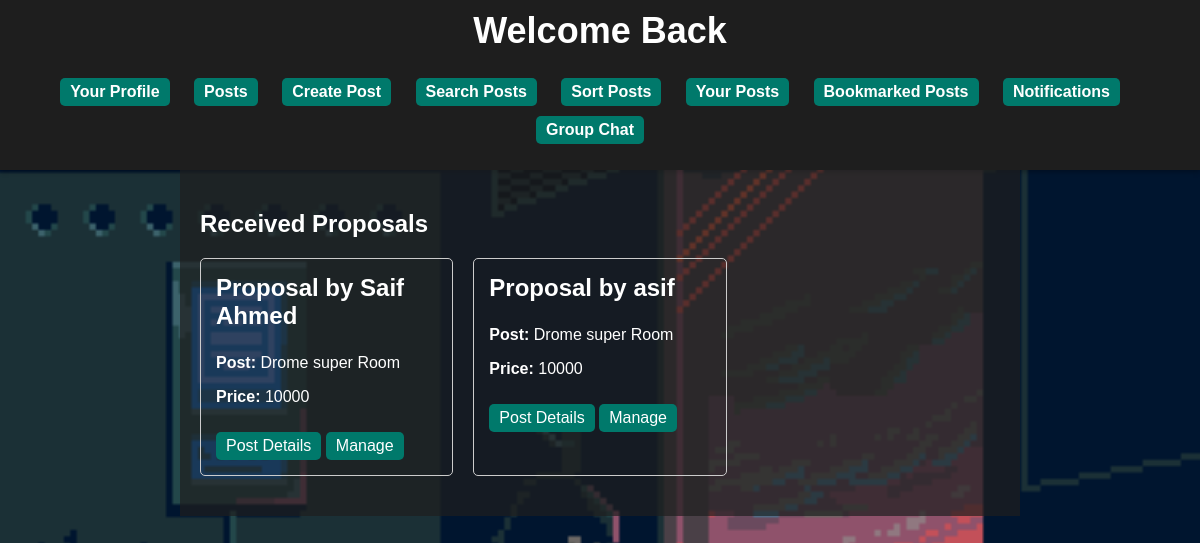
The page /users/teertho/posts/notifications (signed in) on the database its author committed.
### users/models.py (models this page shows)
class Notification(models.Model):
    post = models.ForeignKey(DormRoom, on_delete=models.CASCADE)
    user = models.ForeignKey(Register, on_delete=models.CASCADE)

class Register(models.Model):
    username=models.CharField(max_length=30)
    email=models.EmailField()
    password=models.CharField(max_length=100)
    nid=models.IntegerField()

class DormRoom(models.Model):
    title = models.CharField(max_length=255)
    content = models.TextField()
    popularity = models.IntegerField(default=0)
    type = models.CharField(max_length=50)
    price = models.CharField(max_length=20)
    link = models.URLField(max_length=200, null=True)
    posted_by = models.ForeignKey(Register, on_delete=models.CASCADE, related_name='posted')
    comments = models.ManyToManyField(Comment, blank=True)
    bookmarked_by = models.ManyToManyField(Register, blank=True, related_name='bookmarked')

### users/views.py (the view)
# urls.py: path('<str:username>/posts/notifications', views.notifications, name='notifications'),
def notifications(request, username):
    viewer_username = request.session.get('username')
    viewer = get_object_or_404(Register, username=viewer_username)
    notifications = Notification.objects.filter(post__posted_by=viewer)
    return render(request, 'notifications.html', {'dorm_rooms' : notifications, 'username' : username})

### users/templates/notifications.html (shortened to what this page needs)
{% extends "profile_base.html" %}
{% block content %}
<body style="background-image: url('/static/bg9.gif'); background-size: cover;">
    <h2>Received Proposals</h2>
    <div class="room-grid">
        {% for room in dorm_rooms %}
            <div class="room-card">
                <h3>Proposal by {{room.user.username}}</h3>
                <p><strong>Post:</strong> {{ room.post.title }}</p>
                <p><strong>Price:</strong> {{ room.post.price }}</p>
                <a href="{{room.post.link}}" target="_blank">Post Details</a>
                <a href="#">Manage</a>
            </div>
        {% endfor %}
    </div>
</body>
{% endblock %}

### users/static/style.css (style rules this page uses)
body { font-family: Arial, sans-serif; margin: 0; padding: 0; background: #1E1E1E; color: #fff; }
.room-grid { display: grid; grid-template-columns: repeat(3, 1fr); gap: 20px; margin: 20px 0; }
.room-card { border: 1px solid #ccc; padding: 15px; border-radius: 5px; transition: transform 0.3s; }
h3 { margin-top: 0; font-size: 24px; transition: color 0.3s; }
a { display: inline-block; padding: 5px 10px; background-color: #00796B; color: #fff; text-decoration: none; border-radius: 5px; margin-top: 10px; transition: background 0.3s; }

### rows shown on the page
Notification: user.username "Saif Ahmed", post "Drome super Room", post.price "10000"
Notification: user.username "asif", post "Drome super Room", post.price "10000"
